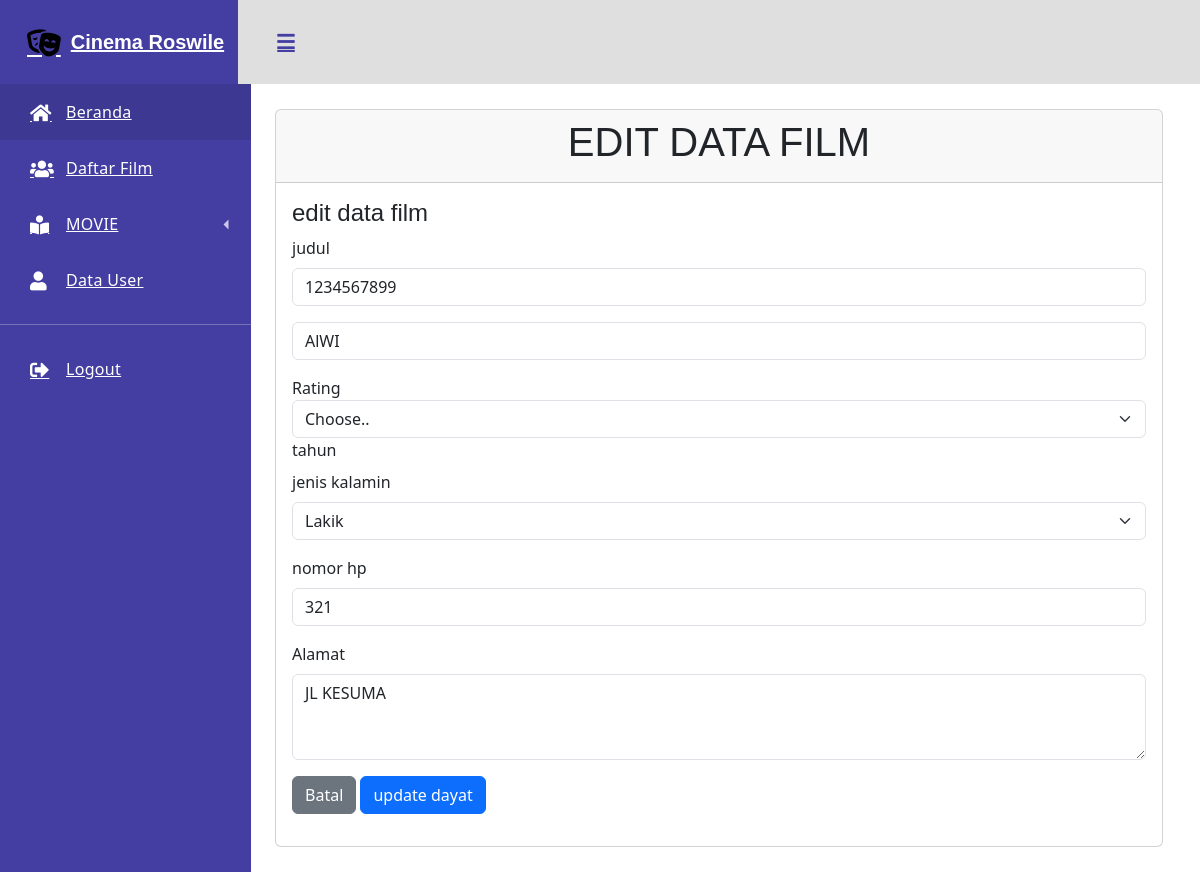
/media.php?module=edit-siswa&id=1234567899 (signed in), run on the app's committed database.
### tables this page shows
CREATE TABLE `muda_siswa` (
  `nisn` varchar(10) NOT NULL,
  `nama_siswa` varchar(50) DEFAULT NULL,
  `jurusan` varchar(255) DEFAULT NULL,
  `jenis_kelamin` varchar(2) DEFAULT NULL,
  `alamat` text DEFAULT NULL,
  `no_hp` varchar(13) DEFAULT NULL
);

### module/siswa/siswa-update.php (the view, shortened to what this page needs)
<?php
$nisn = $_GET['id'];
$query = "SELECT * FROM muda_siswa WHERE nisn= '$nisn'";
$conn = mysqli_query($connection, $query);
$data = mysqli_fetch_array($conn);
?>
<div class='card'>
                    <div class='card-header'>
                        <h1>EDIT DATA  FILM </h1>
                    </div>
                    <div class='card-body'>
                      <h4>edit data film</h4>
                      <form action="module/siswa/aksi.php?module=siswa&act=update"method="post">
                          <div class="mb-3">
                            <label for="nisn" class="form-label">judul</label>
                            <input type="text" name="nisn" value="<?= $data['nisn']; ?>" class="form-control" readonly>
                          </div>
                          <div class="mb-3">
                            <input type="text" name="nama_siswa" value="<?= $data['nama_siswa']; ?>" class="form-control"require>
                          </div>
                          <div class="mb3">
                            <label for="">Rating</label>
                            <select name="jurusan" id="" class="form-select">
                          <option disabled selected value="">Choose..</option>
                            </select>
                          </div>
                          <label for="nama_siswa" class="form-label">tahun</label>
                          <div class="mb-3">
                            <label for="jenis_kelamin" class="form-label">jenis kalamin</label>
                            <select name="jenis_kelamin" class="form-select">
                              <?php if ($data['jenis_kelamin'] == 'L') : ?>
                                <option value="L" selected >Lakik</option>
                                <?php else : ?>
                                  <option value="L" selectd >lakik</option>
                                  <option value="P">Padusi</option>
                                  <?php endif;?>
                            </select>
                          </div>
                          <div class="mb-3">
                            <label for="no_hp" class="form-label">nomor hp</label>
                            <input type="text" name="no_hp" value="<?= $data['no_hp']; ?>" class="form-control" readonly>
                          </div>
                          <div class="mb-3">
                                <label for="alamat" class="form-label">Alamat</label>
                                <textarea name="alamat" rows="3" class="form-control"><?= $data['alamat']; ?></textarea>
                            </div>
                            <div class="mb-3">
                                <a href="?module=siswa" class="btn btn-secondary">Batal</a>
                                <button type="submit" class="btn btn-primary">update dayat</button>
                            </form>
                            </div>
                            </div>
                    </div>
                </div>

### asset/style.css (style rules this page uses)
:root { --font-family-sans-serif: "Open Sans", -apple-system, BlinkMacSystemFont, "Segoe UI", Roboto, "Helvetica Neue", Arial, sans-serif, "Apple Color Emoji", "Segoe UI Emoji", "Segoe UI Symbol", "Noto Color Emoji"; }
*, *::before, *::after { -webkit-box-sizing: border-box; box-sizing: border-box; }
html { font-family: sans-serif; line-height: 1.15; -webkit-text-size-adjust: 100%; -webkit-tap-highlight-color: rgba(0, 0, 0, 0); }
body { margin: 0; font-family: "Open Sans", -apple-system, BlinkMacSystemFont, "Segoe UI", Roboto, "Helvetica Neue", Arial, sans-serif, "Apple Color Emoji", "Segoe UI Emoji", "Segoe UI Symbol", "Noto Color Emoji"; font-size: 1rem; font-weight: 400; line-height: 1.5; color: #515151; text-align: left; background-color: #e9edf4; }
h1, h2, h3, h4, h5, h6 { margin-top: 0; margin-bottom: 0.5rem; }
a { color: #3f84fc; text-decoration: none; background-color: transparent; }
h1, h2, h3, h4, h5, h6, .h1, .h2, .h3, .h4, .h5, .h6 { font-family: "Nunito", sans-serif; margin-bottom: 0.5rem; font-weight: 500; line-height: 1.2; }
h1, .h1 { font-size: 2.5rem; font-weight: normal; }
.card { position: relative; display: -webkit-box; display: -webkit-flex; display: -ms-flexbox; display: flex; -webkit-box-orient: vertical; -webkit-box-direction: normal; -webkit-flex-direction: column; -ms-flex-direction: column; flex-direction: column; min-width: 0; word-wrap: break-word; background-color: #fff; background-clip: border-box; border: 1px solid rgba(0, 0, 0, 0.125); border-radius: 0; }
.card-body { -webkit-box-flex: 1; -webkit-flex: 1 1 auto; -ms-flex: 1 1 auto; flex: 1 1 auto; padding: 1.25rem; }
.card-header { padding: 0.75rem 1.25rem; margin-bottom: 0; background-color: rgba(0, 0, 0, 0.03); border-bottom: 1px solid rgba(0, 0, 0, 0.125); text-align: center; }

### data on the page
muda_siswa: nisn "1234567899", nama_siswa "AlWI", jenis_kelamin "Lakik", no_hp "321", alamat "JL KESUMA"
